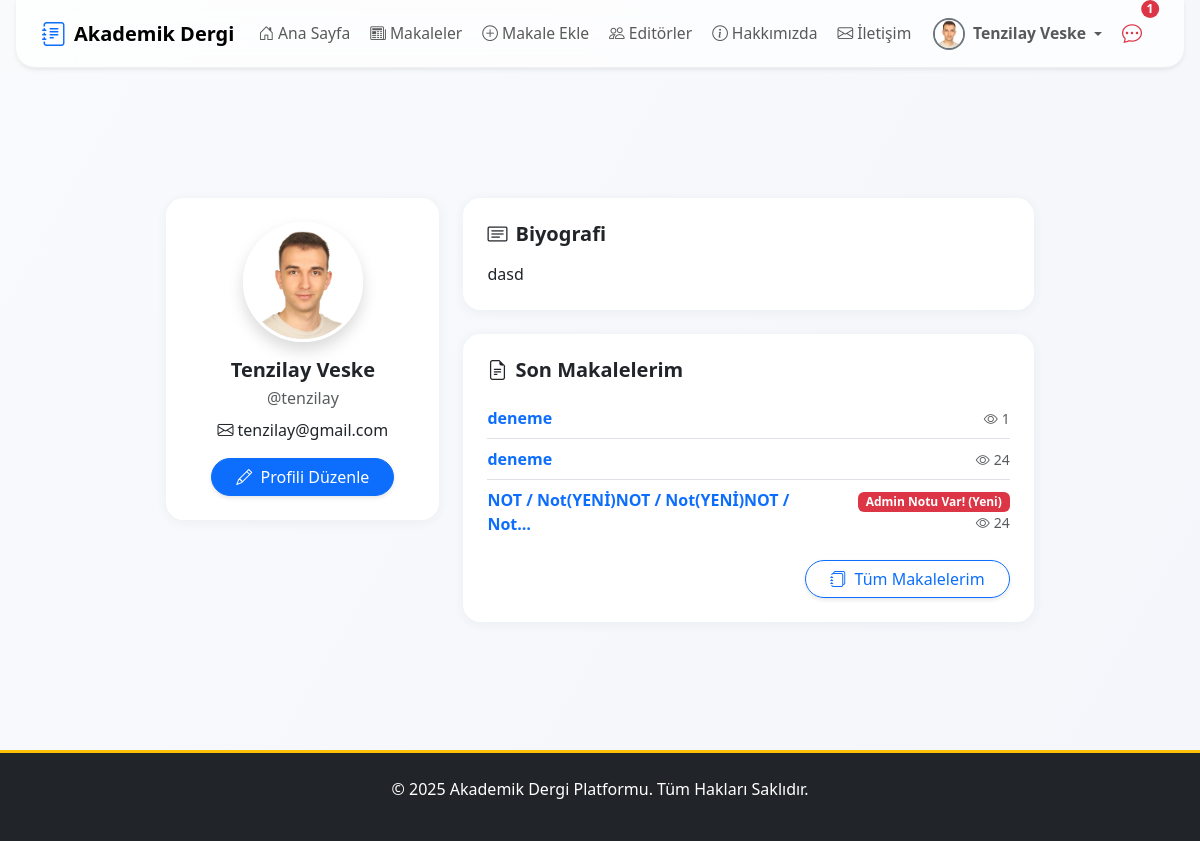
The app's page /users/my-profil/ (signed in), older data.
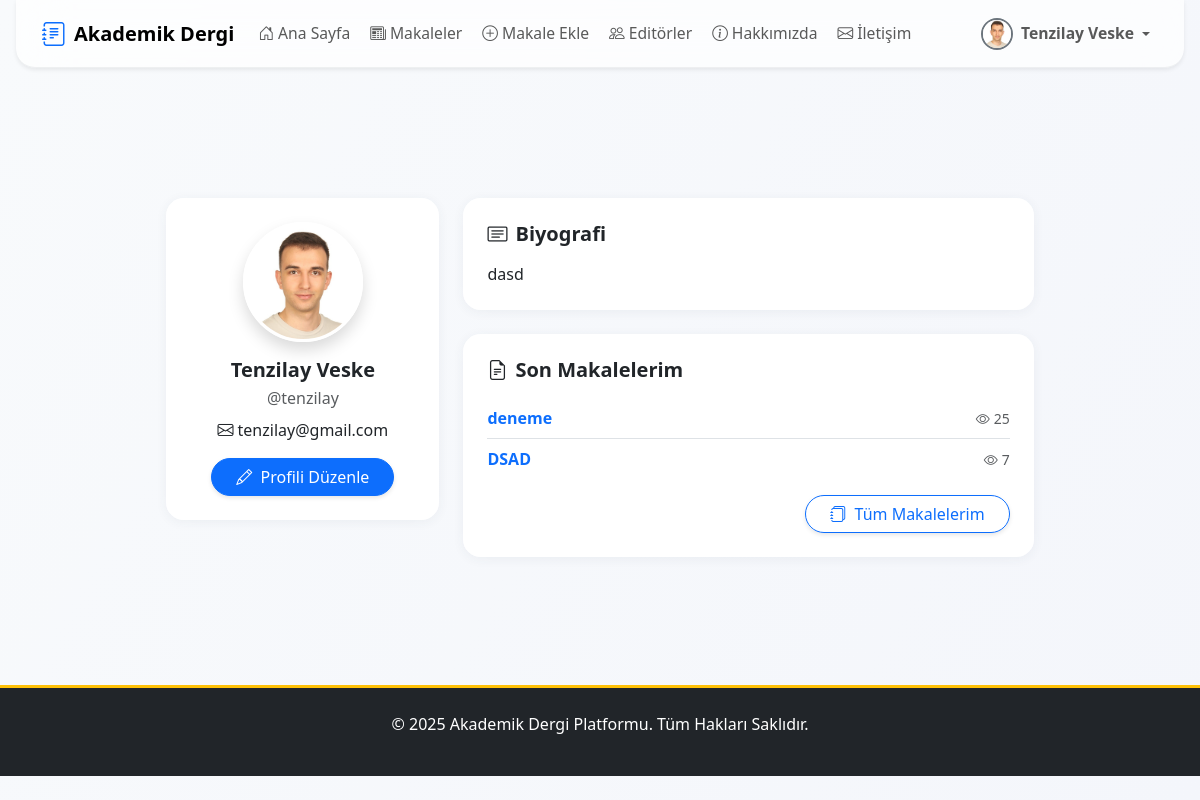
The same page, newer data.
### apps/articles/models.py (models this page shows, shortened)
class Makale(models.Model):
    baslik = models.CharField(max_length=255, verbose_name="Başlık")
    slug = models.SlugField(max_length=255, unique=True, blank=True, help_text="Bu alan otomatik oluşturulur.")
    aciklama = models.TextField(verbose_name="Açıklama/Özet")
    pdf_dosyasi = models.FileField(upload_to=article_pdf_path, verbose_name="PDF Dosyası")
    anahtar_kelimeler = models.CharField(max_length=255, verbose_name="Anahtar Kelimeler", help_text="Kelimeleri virgül (,) ile ayırınız.", blank=True)
    yazarlar = models.ManyToManyField(Yazar, related_name='makaleler', verbose_name="Yazarlar")
    dergi_sayisi = models.ForeignKey(DergiSayisi, on_delete=models.SET_NULL, null=True, blank=True, related_name='makaleler', verbose_name="Dergi Sayısı")
    admin_notu = models.TextField(blank=True, null=True, verbose_name="Editör/Admin Notu")
    goruntulenme_sayisi = models.PositiveIntegerField(default=0, verbose_name="Görüntülenme Sayısı")
    goster_makaleler_sayfasinda = models.BooleanField(default=False, verbose_name="Yayında mı?")
    olusturulma_tarihi = models.DateTimeField(auto_now_add=True)
    guncellenme_tarihi = models.DateTimeField(auto_now=True)
    admin_notu_okundu = models.BooleanField(default=True)
    class Meta:
        verbose_name = "Makale"
        verbose_name_plural = "Makaleler"
        ordering = ['-olusturulma_tarihi']

### apps/users/views.py (the view)
# urls.py: path('my-profil/', MyProfilView.as_view(), name='my_profil'),
class MyProfilView(LoginRequiredMixin, DetailView):
    model = User
    template_name = 'users/my_profil.html'
    context_object_name = 'user'
    def get_object(self):
        return self.request.user
    def get_context_data(self, **kwargs):
        context = super().get_context_data(**kwargs)
        try:
            yazar = self.request.user.yazar_profili
            makaleler = yazar.makaleler.order_by('-guncellenme_tarihi')
        except Exception:
            makaleler = []
        context['last_articles'] = makaleler[:3]
        context['published_count'] = makaleler.filter(goster_makaleler_sayfasinda=True).count() if hasattr(makaleler, 'filter') else 0
        context['total_views'] = makaleler.aggregate(total=Sum('goruntulenme_sayisi'))['total'] if hasattr(makaleler, 'aggregate') else 0
        return context

### apps/core/context_processors.py (called while the page is built)
def notification_context(request):
    if not request.user.is_authenticated:
        return {}
    user = request.user
    context = {}
    if user.is_superuser:
        context['unread_messages_count'] = IletisimFormu.objects.filter(cevaplandi=False).count()
    else:
        context['unread_messages_count'] = 0
    if user.is_superuser or user.is_editor:
        context['draft_articles_count'] = Makale.objects.filter(goster_makaleler_sayfasinda=False).count()
    else:
        context['draft_articles_count'] = 0
    context['unread_notes_count'] = Makale.objects.filter(
        yazarlar__user_hesabi=user,
        admin_notu_okundu=False
    ).exclude(admin_notu__isnull=True).exclude(admin_notu__exact='').count()
    return context

### apps/users/models.py (called while the page is built)
    def get_full_name(self):
        return f"{self.first_name} {self.last_name}".strip()

### templates/users/my_profil.html (shortened to what this page needs)
{% extends 'base.html' %}
{% load static %}
{% block content %}
<div class="container py-5">
  <div class="row justify-content-center">
    <div class="col-lg-10 col-md-12 col-12">
      <div class="row g-4">
        <div class="col-md-4 col-12">
          <div class="card glass-card shadow-lg border-0 rounded-4 mb-4">
            <div class="card-body d-flex flex-column align-items-center p-4">
              <div class="position-relative mb-3" style="width: 120px;">
                {% if user.profile_resmi %}
                  <img src="{{ user.profile_resmi.url }}" class="rounded-circle shadow border border-3 border-white" alt="Profil Resmi" style="width: 120px; height: 120px; object-fit: cover;">
                {% else %}
                  <div class="rounded-circle shadow border border-3 border-white bg-secondary d-flex align-items-center justify-content-center" style="width: 120px; height: 120px;">
                    <i class="bi bi-person-fill text-white" style="font-size: 2.5rem;"></i>
                  </div>
                {% endif %}
              </div>
              <h5 class="fw-bold mb-1">{{ user.first_name }} {{ user.last_name }}</h5>
              <span class="text-muted mb-2">@{{ user.username }}</span>
              <span class="mb-2"><i class="bi bi-envelope me-1"></i>{{ user.email }}</span>
              <a href="{% url 'profil_duzenle' %}" class="btn btn-primary rounded-pill px-4 mt-2"><i class="bi bi-pencil me-1"></i> Profili Düzenle</a>
            </div>
          </div>
        </div>
        <div class="col-md-8 col-12">
          <div class="card glass-card shadow-lg border-0 rounded-4 mb-4">
            <div class="card-body p-4">
              <h5 class="fw-bold mb-3"><i class="bi bi-card-text me-2"></i>Biyografi</h5>
              <p class="mb-0">{{ user.biyografi|default:'Henüz biyografi eklenmemiş.' }}</p>
            </div>
          </div>
          <div class="card glass-card shadow-lg border-0 rounded-4">
            <div class="card-body p-4">
              <h5 class="fw-bold mb-3"><i class="bi bi-file-earmark-text me-2"></i>Son Makalelerim</h5>
              {% if last_articles %}
                <ul class="list-group list-group-flush">
                  {% for article in last_articles %}
                    <li class="list-group-item bg-transparent px-0 py-2 d-flex align-items-center justify-content-between">
                      <div class="d-flex align-items-center flex-wrap">
                        <a href="{% url 'makale_detail' article.pk %}" class="fw-semibold text-decoration-none" title="{{ article.baslik }}">{{ article.baslik|truncatechars:40 }}</a>
                      </div>
                      <div class="d-flex align-items-center flex-wrap justify-content-end">
                        {% if article.admin_notu %}
                          {% if not article.admin_notu_okundu %}
                            <span class="badge bg-danger text-white ms-2 blink">Admin Notu Var! (Yeni)</span>
                          {% else %}
                            <span class="badge bg-secondary text-dark ms-2">Admin Notu Var!</span>
                          {% endif %}
                        {% endif %}
                        <span class="text-muted small ms-2"><i class="bi bi-eye me-1"></i>{{ article.goruntulenme_sayisi|default:0 }}</span>
                      </div>
                    </li>
                  {% endfor %}
                </ul>
                <div class="mt-3 text-end">
                  <a href="{% url 'makalelerim' %}" class="btn btn-outline-primary rounded-pill px-4">
                    <i class="bi bi-journals me-1"></i> Tüm Makalelerim
                  </a>
                </div>
              {% else %}
                <div class="text-muted">Henüz makale eklenmemiş.</div>
              {% endif %}
            </div>
          </div>
        </div>
      </div>
    </div>
  </div>
</div>
{% endblock %}

### templates/partials/_navbar.html (shortened to what the changed rows need)
{% load static %}
{% load form_tags %}
<nav class="navbar navbar-expand-lg navbar-light fixed-top navbar-glass shadow-sm">
    <div class="container position-relative">
        <div class="collapse navbar-collapse justify-content-between mobile-glass-menu" id="navbarNav">
            <ul class="navbar-nav align-items-center gap-lg-1 gap-2 d-none d-lg-flex">
                {% if user.is_authenticated %}
                    {% if unread_notes_count and unread_notes_count > 0 %}
                    <li class="nav-item position-relative me-2">
                        <a href="{% url 'makalelerim' %}" class="nav-link px-2" title="Yeni Admin Notu Olan Makaleler">
                            <i class="bi bi-chat-dots fs-5 text-danger"></i>
                            <span class="position-absolute top-0 start-100 translate-middle badge rounded-pill bg-danger text-white small-badge">{{ unread_notes_count }}</span>
                        </a>
                    </li>
                    {% endif %}
                {% endif %}
            </ul>
        </div>
    </div>
</nav>

Row changes from the older to the newer data that the page shows:
removed Makale: baslik "deneme", goruntulenme_sayisi "1"
removed Makale: baslik "NOT / Not(YENİ)NOT / Not(YENİ)NOT / Not…", admin_notu "Admin Notu Var! (Yeni)", goruntulenme_sayisi "24"
changed Makale "deneme": goruntulenme_sayisi "24" → "25"
now on this page (row unchanged): Makale: baslik "DSAD", goruntulenme_sayisi "7"
Text that changed along with them:
{{ unread_notes_count }}: "1" → (not shown)
